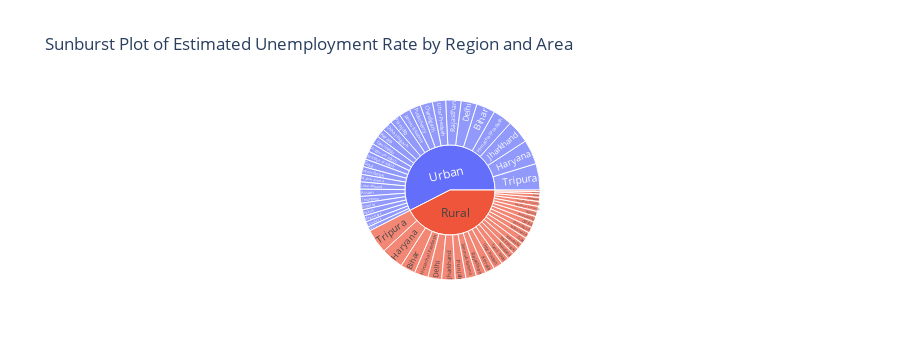

The notebook cell this image was saved under:
### Code cell
# Create the Sunburst plot
fig = px.sunburst(df1, path=['Area', 'Region'], values=' Estimated Unemployment Rate (%)',
                  title='Sunburst Plot of Estimated Unemployment Rate by Region and Area')
fig.show()

### Figure 1 — Plotly figure (JSON) as saved in the notebook; plotly's stock layout.template omitted (floating-point values rounded to 4 significant figures)
{"data": [{"branchvalues": "total", "domain": {"x": [0, 1], "y": [0, 1]}, "hovertemplate": "labels=%{label}<br> Estimated Unemployment Rate (%)=%{value}<br>parent=%{parent}<br>id=%{id}<extra></extra>", "ids": ["Rural/Andhra Pradesh", "Urban/Andhra Pradesh", "Rural/Assam", "Urban/Assam", "Rural/Bihar", "Urban/Bihar", "Urban/Chandigarh", "Rural/Chhattisgarh", "Urban/Chhattisgarh", "Rural/Delhi", "Urban/Delhi", "Rural/Goa", "Urban/Goa", "Rural/Gujarat", "Urban/Gujarat", "Rural/Haryana", "Urban/Haryana", "Rural/Himachal Pradesh", "Urban/Himachal Pradesh", "Rural/Jammu & Kashmir", "Urban/Jammu & Kashmir", "Rural/Jharkhand", "Urban/Jharkhand", "Rural/Karnataka", "Urban/Karnataka", "Rural/Kerala", "Urban/Kerala", "Rural/Madhya Pradesh", "Urban/Madhya Pradesh", "Rural/Maharashtra", "Urban/Maharashtra", "Rural/Meghalaya", "Urban/Meghalaya", "Rural/Odisha", "Urban/Odisha", "Rural/Puducherry", "Urban/Puducherry", "Rural/Punjab", "Urban/Punjab", "Rural/Rajasthan", "Urban/Rajasthan", "Rural/Sikkim", "Urban/Sikkim", "Rural/Tamil Nadu", "Urban/Tamil Nadu", "Rural/Telangana", "Urban/Telangana", "Rural/Tripura", "Urban/Tripura", "Rural/Uttar Pradesh", "Urban/Uttar Pradesh", "Rural/Uttarakhand", "Urban/Uttarakhand", "Rural/West Bengal", "Urban/West Bengal", "Rural", "Urban"], "labels": ["Andhra Pradesh", "Andhra Pradesh", "Assam", "Assam", "Bihar", "Bihar", "Chandigarh", "Chhattisgarh", "Chhattisgarh", "Delhi", "Delhi", "Goa", "Goa", "Gujarat", "Gujarat", "Haryana", "Haryana", "Himachal Pradesh", "Himachal Pradesh", "Jammu & Kashmir", "Jammu & Kashmir", "Jharkhand", "Jharkhand", "Karnataka", "Karnataka", "Kerala", "Kerala", "Madhya Pradesh", "Madhya Pradesh", "Maharashtra", "Maharashtra", "Meghalaya", "Meghalaya", "Odisha", "Odisha", "Puducherry", "Puducherry", "Punjab", "Punjab", "Rajasthan", "Rajasthan", "Sikkim", "Sikkim", "Tamil Nadu", "Tamil Nadu", "Telangana", "Telangana", "Tripura", "Tripura", "Uttar Pradesh", "Uttar Pradesh", "Uttarakhand", "Uttarakhand", "West Bengal", "West Bengal", "Rural", "Urban"], "name": "", "parents": ["Rural", "Urban", "Rural", "Urban", "Rural", "Urban", "Urban", "Rural", "Urban", "Rural", "Urban", "Rural", "Urban", "Rural", "Urban", "Rural", "Urban", "Rural", "Urban", "Rural", "Urban", "Rural", "Urban", "Rural", "Urban", "Rural", "Urban", "Rural", "Urban", "Rural", "Urban", "Rural", "Urban", "Rural", "Urban", "Rural", "Urban", "Rural", "Urban", "Rural", "Urban", "Rural", "Urban", "Rural", "Urban", "Rural", "Urban", "Rural", "Urban", "Rural", "Urban", "Rural", "Urban", "Rural", "Urban", "", ""], "type": "sunburst", "values": [77.37, 132.0, 53.89, 113.2, 234.8, 294.9, 191.9, 92.8, 165.9, 213.6, 248.2, 100.7, 121.9, 82.84, 103.8, 350.2, 385.8, 217.1, 302.1, 164.5, 175.5, 213.1, 363.3, 101.1, 85.79, 144.8, 138.7, 79.15, 128.2, 95.34, 116.3, 34.65, 94.92, 92.58, 65.84, 87.16, 178.4, 166.9, 169.9, 153.0, 240.7, 25.4, 97.84, 122.9, 137.1, 110.1, 106.6, 380.3, 413.5, 142.9, 208.5, 63.47, 114.3, 106.0, 121.5, 3707.0, 5016.0]}], "layout": {"height": 360, "legend": {"tracegroupgap": 0}, "title": {"text": "Sunburst Plot of Estimated Unemployment Rate by Region and Area"}}}
